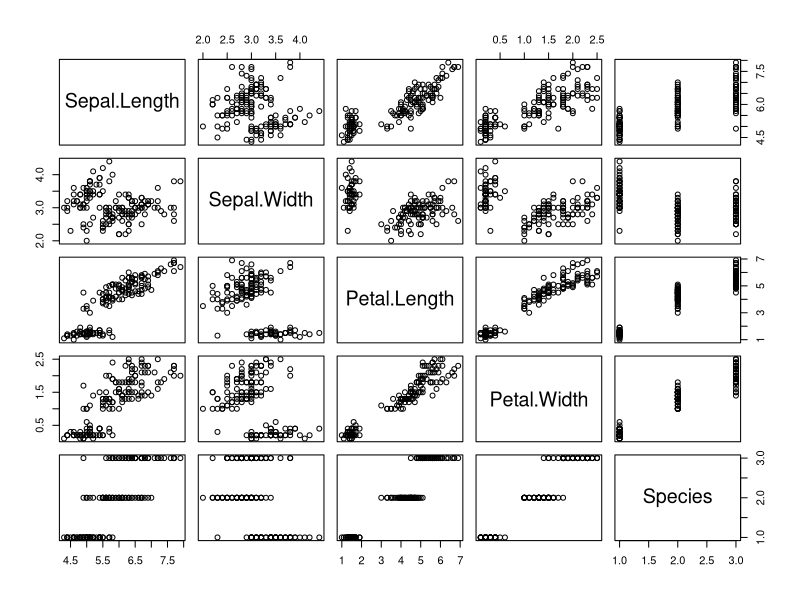
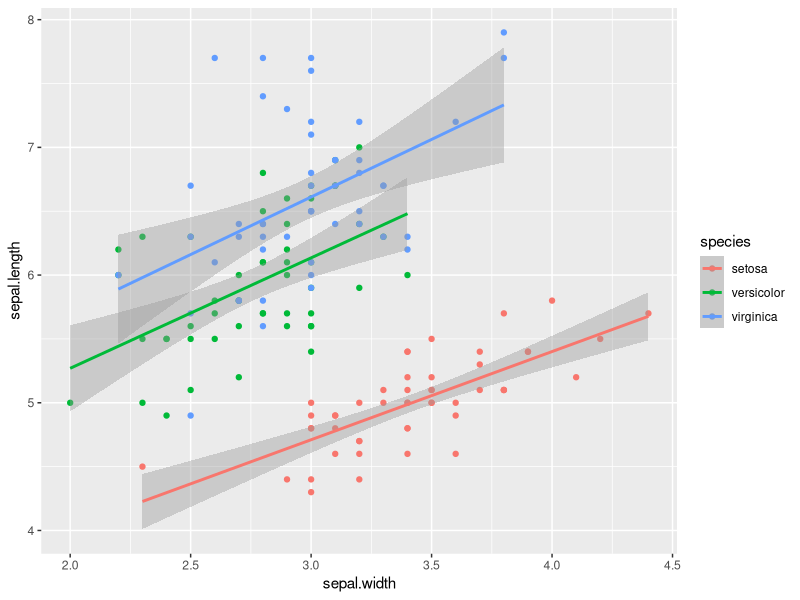
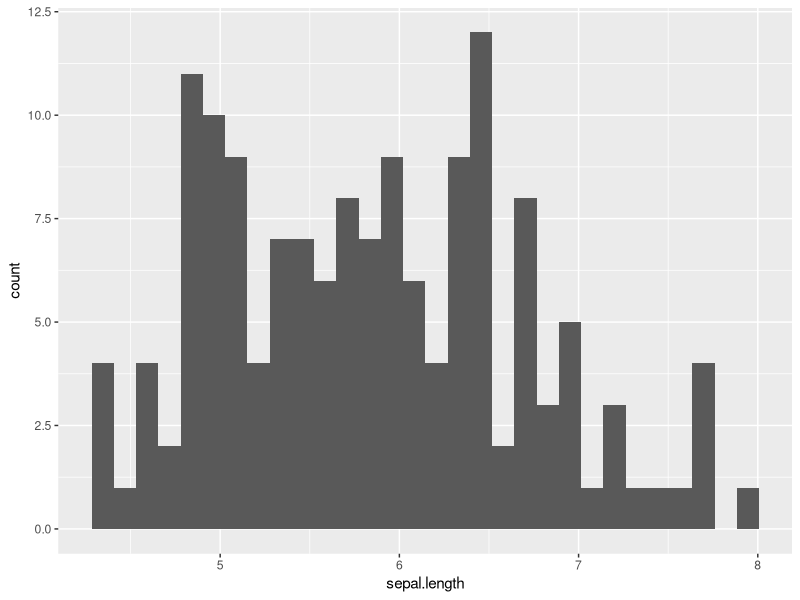
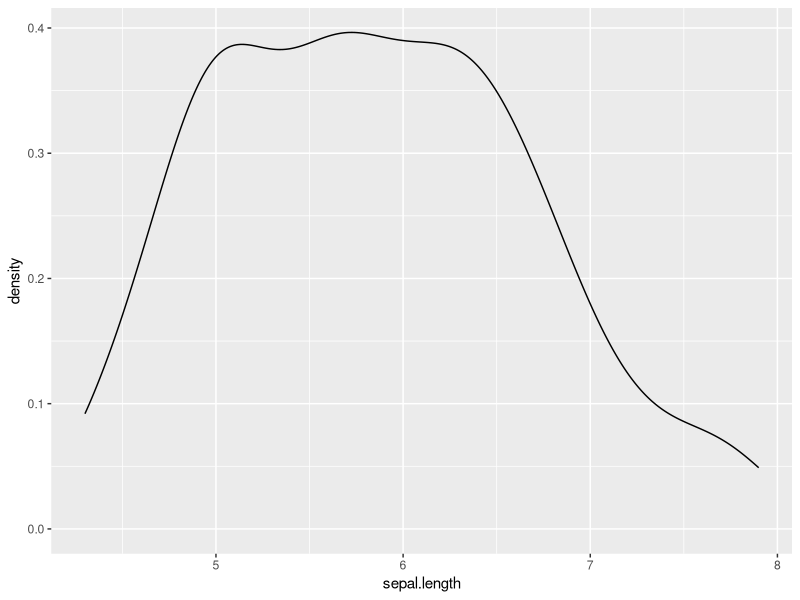
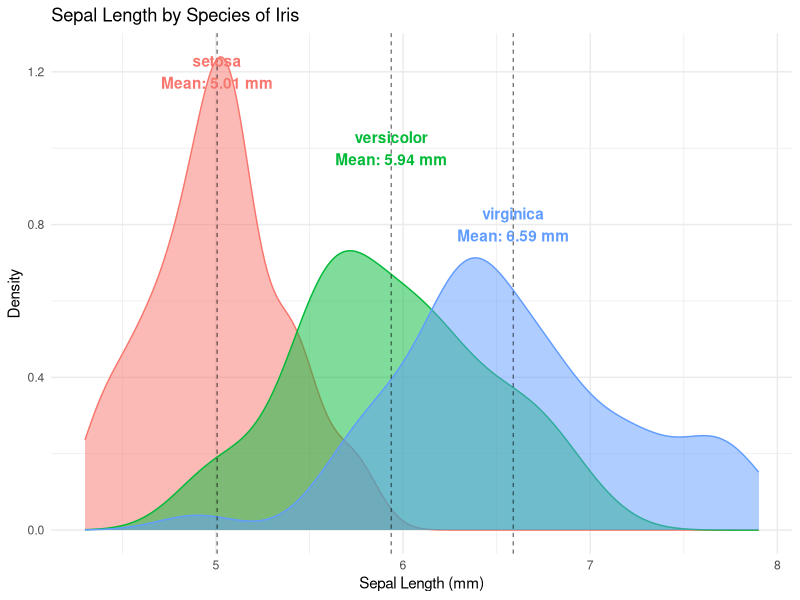
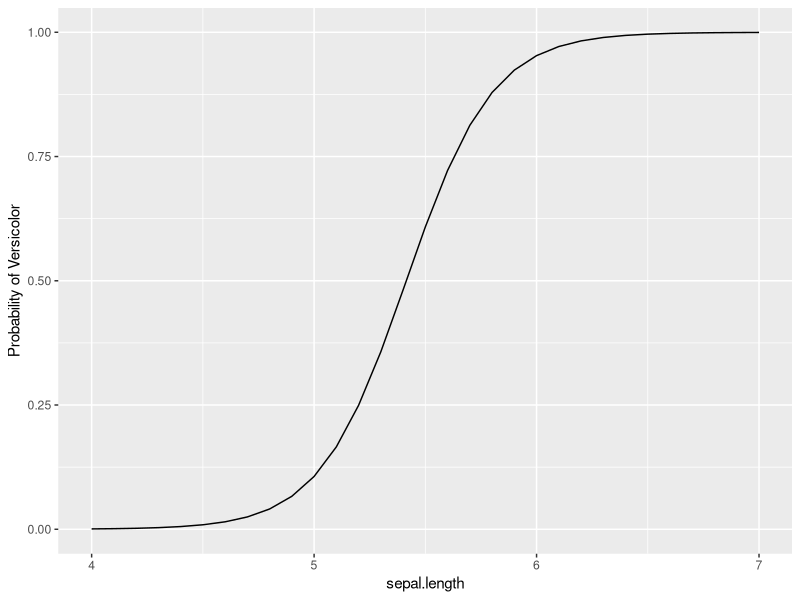
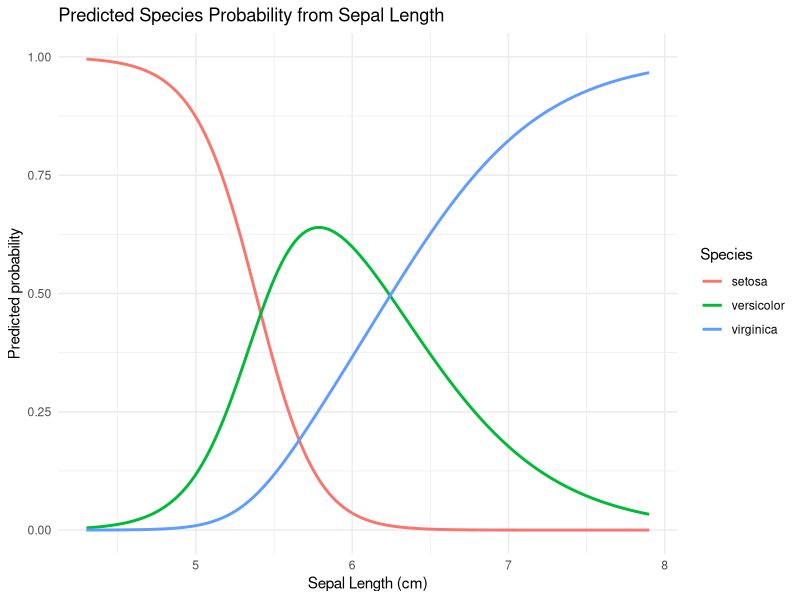
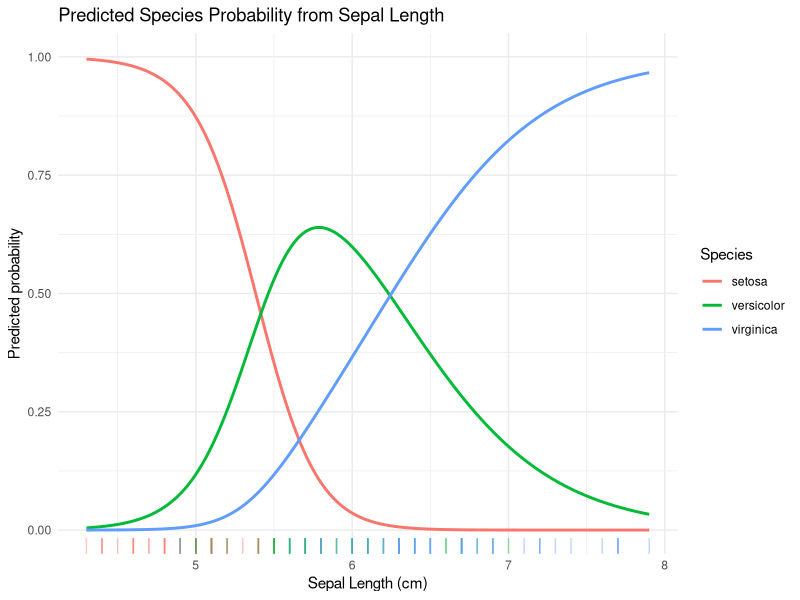

Write the R code that produced these figures, in order.
## ---- chunk 1
library(tidyverse)
library(ggtext)
library(glue)
library(nnet)

## ---- chunk 2
str(iris)
summary(iris)
plot(iris)

iris <- iris %>% 
  rename_all(tolower) 

iris %>%   
  group_by(species) %>% 
  ggplot(aes(x = sepal.width, y = sepal.length, colour = species)) +
  geom_point() +
  geom_smooth(method = "lm")



## ---- chunk 3
iris %>% 
  ggplot(aes(x = sepal.length)) +
  geom_histogram()

## ---- chunk 4
iris %>% 
  ggplot(aes(x = sepal.length)) +
  geom_density()

## ---- chunk 5
text_df <- iris %>% 
  group_by(species) %>% 
  summarise(sepal_len_avg = mean(sepal.length), .groups = "drop") %>% 
  mutate(label = glue("{species}\nMean: {round(sepal_len_avg, 2)} mm"),
         y = c(1.2, 1.0, 0.8))


## ---- chunk 6
iris %>% 
  group_by(species) %>% 
  mutate(sepal_len_avg = mean(sepal.length)) %>% 
  ggplot(aes(x = sepal.length, fill = species, colour = species)) +
  geom_density(alpha = 0.5, show.legend = F) +
  geom_vline(aes(xintercept = sepal_len_avg), linetype = "dashed", linewidth = 0.25, show.legend = F) +
  geom_text(data = text_df,
            aes(x = sepal_len_avg,
                y = y,
                label = label,
                fontface = "bold"),
            show.legend = F)  +
  labs(
    title = "Sepal Length by Species of Iris",
    x = "Sepal Length (mm)",
    y = "Density"
  ) +
  theme_minimal()

## ---- chunk 7
iris %>% 
  filter(species %in% c("setosa", "versicolor")) %>% 
  t.test(sepal.length ~ species, data = .)
    
iris %>% 
  filter(species %in% c("setosa", "virginica")) %>% 
  t.test(sepal.length ~ species, data = .)

iris %>% 
  filter(species %in% c("virginica", "versicolor")) %>% 
  t.test(sepal.length ~ species, data = .)

## ---- chunk 8
# Filter to two species
iris_bin <- iris %>%
  filter(species %in% c("setosa", "versicolor")) %>%
  mutate(species = factor(species))

# Fit logistic regression
model <- glm(species ~ sepal.length,
             data = iris_bin,
             family = binomial)

# Predict probability
iris_bin <- iris_bin %>%
  mutate(prob_setosa = predict(model, type = "response"))

# Predict for new values
new_data <- tibble(sepal.length = seq(4, 7, by = 0.1))

new_data <- new_data %>%
  mutate(prob_setosa = predict(model, newdata = new_data, type = "response"))

# Visualize Propability Curve
ggplot(new_data, aes(sepal.length, prob_setosa)) +
  geom_line() +
  labs(y = "Probability of Versicolor")


## ---- chunk 9
# t.test - 3 Species

model_multi <- multinom(species ~ sepal.length, data = iris)

# predict probabilities
predict(model_multi, type = "probs")

# fit multinomial model
m3 <- multinom(species ~ sepal.length, data = iris, trace = FALSE)

# create grid of sepal.length and predict probabilities
grid <- tibble(
  sepal.length = seq(min(iris$sepal.length), max(iris$sepal.length), by = 0.01)
)

probs <- predict(m3, newdata = grid, type = "probs")

probs_df <- bind_cols(grid, as_tibble(probs))

## ---- chunk 10
# prot the 3 probability curves
probs_long <- probs_df %>% 
  pivot_longer(-sepal.length, names_to = "Species", values_to = "prob")

ggplot(probs_long,
       aes(x = sepal.length, y = prob, colour = Species)) +
  geom_line(linewidth = 1) +
  scale_y_continuous(limits = c(0, 1)) +
  labs(
    title = "Predicted Species Probability from Sepal Length",
    x = "Sepal Length (cm)",
    y = "Predicted probability"
  ) +
  theme_minimal()

## ---- chunk 11
predict(m3, newdata = tibble(sepal.length = 6.8), type = "probs")
## ---- chunk 12
# add rug marks showing where data points are
ggplot(probs_long, aes(sepal.length, prob, colour = Species)) +
  geom_line(linewidth = 1) +
  geom_rug(
    data = iris,
    aes(x = sepal.length, colour = species),
    sides = "b",
    alpha = 0.4,
    inherit.aes = FALSE
  ) +
  scale_y_continuous(limits = c(0, 1)) +
  labs(
    title = "Predicted Species Probability from Sepal Length",
    x = "Sepal Length (cm)",
    y = "Predicted probability"
  ) +
  theme_minimal()

## ---- chunk 13
predict(m3, newdata = tibble(sepal.length = 6.8), type = "probs")

